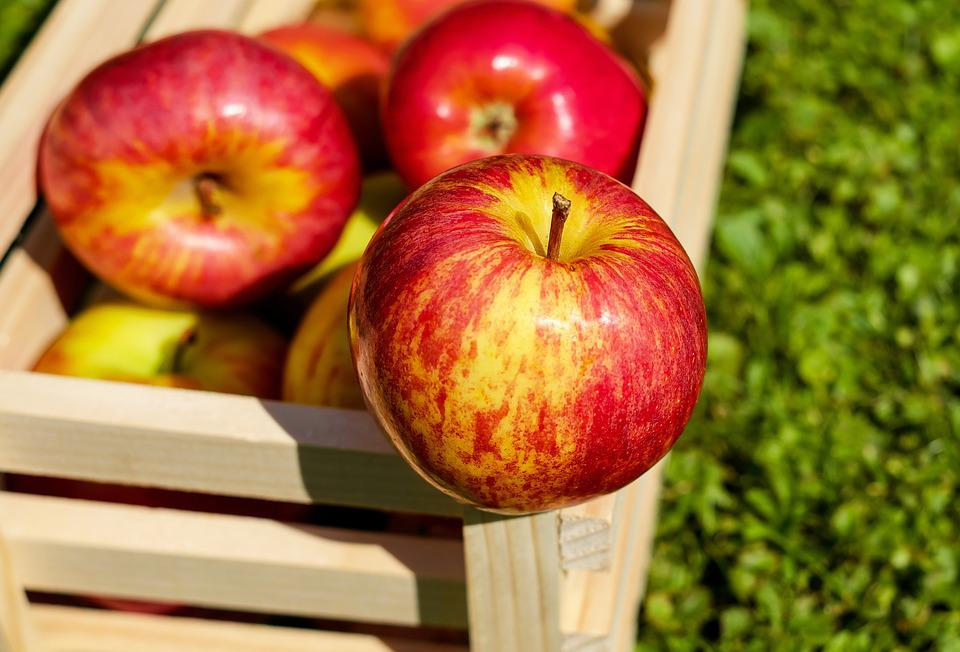
#> input picture opencv_readwrite/apple.jpg, 960 x 652 px
$ python matplotlib_read.py
#> lines starting #> are read from the running program, lines starting #| are printed output that depends on the picture
import cv2
import matplotlib.pyplot as plt

img = cv2.imread('apple.jpg', cv2.IMREAD_COLOR)
#> img is the input picture: shape (652, 960, 3); mean B, G, R 55.7, 111.6, 161.4
if img is None:
    raise Exception('영상파일 열기 실패')

print('image shape: ', img.shape) # 세로, 가로, 채널
#| image shape:  (652, 960, 3)
rows, cols = img.shape[:2] # 0 ~ 1(세로, 가로)까지 자르라는 의미
#> rows = 652; cols = 960

# matplotlib는 색 공간이 RGB 형태로 줘야 하므로,
# 기존 OpenCV의 BGR 형태를 변형해야 함
rgb_img = cv2.cvtColor(img, cv2.COLOR_BGR2RGB)
gray_img = cv2.cvtColor(img, cv2.COLOR_BGR2GRAY)
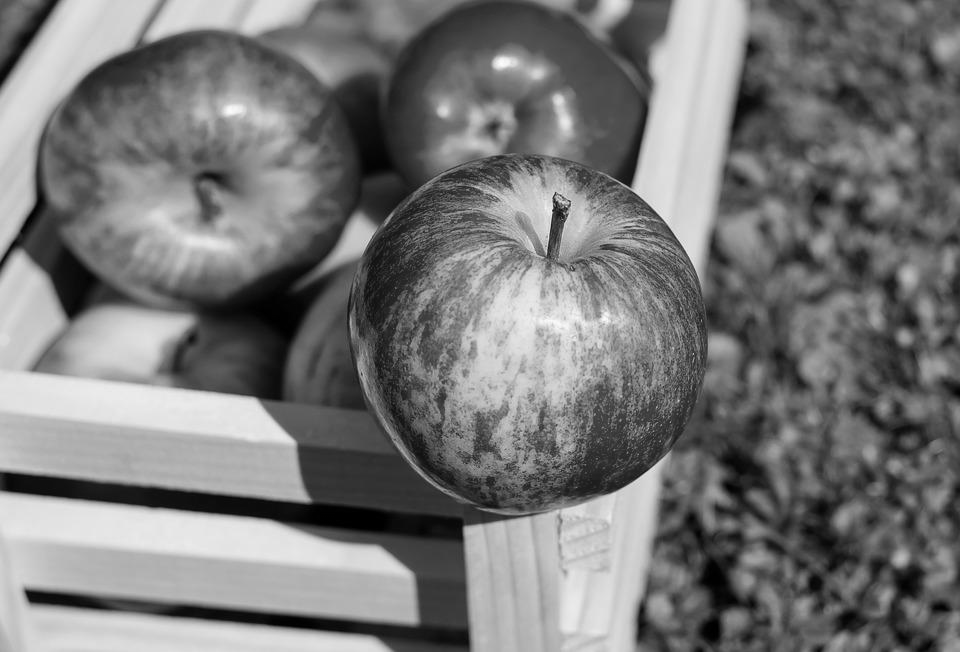
#> gray_img: shape (652, 960); min 0, max 254, mean 120.1

fig = plt.figure(num=1, figsize=(3, 4)) # Figure 크기 지정
plt.imshow(img)
plt.title('Figure1 - BGR image') # 타이틀 지정
plt.axis('off')  # 축 안보이게 하기
plt.tight_layout() # 여백 없게 함


fig = plt.figure(figsize=(6, 4)) # Figure 크기 지정
plt.suptitle('Figure2 - Convert image') # 전체 타이틀 지정

plt.subplot(1, 2, 1) # 1행 2열의 index가 1인 서브 플롯
plt.imshow(rgb_img)
plt.axis([0, cols, rows, 0]) # 축 범위 지정
plt.title('RGB color') # 한 플롯 타이틀 지정

plt.subplot(1, 2, 2) # 1행 2열의 index가 2인 서브 플롯
plt.imshow(gray_img, cmap='gray') # 컬러맵을 그레이스케일로
plt.title('Gray color') # 한 플롯 타이틀 지정

plt.show()
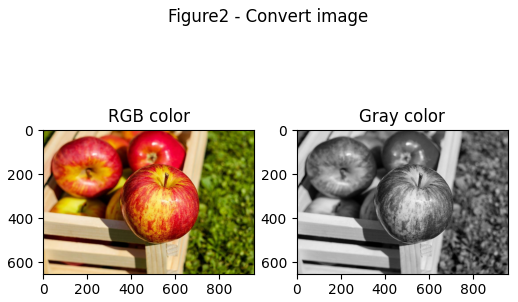
#> figure drawn by matplotlib, 2 panels
